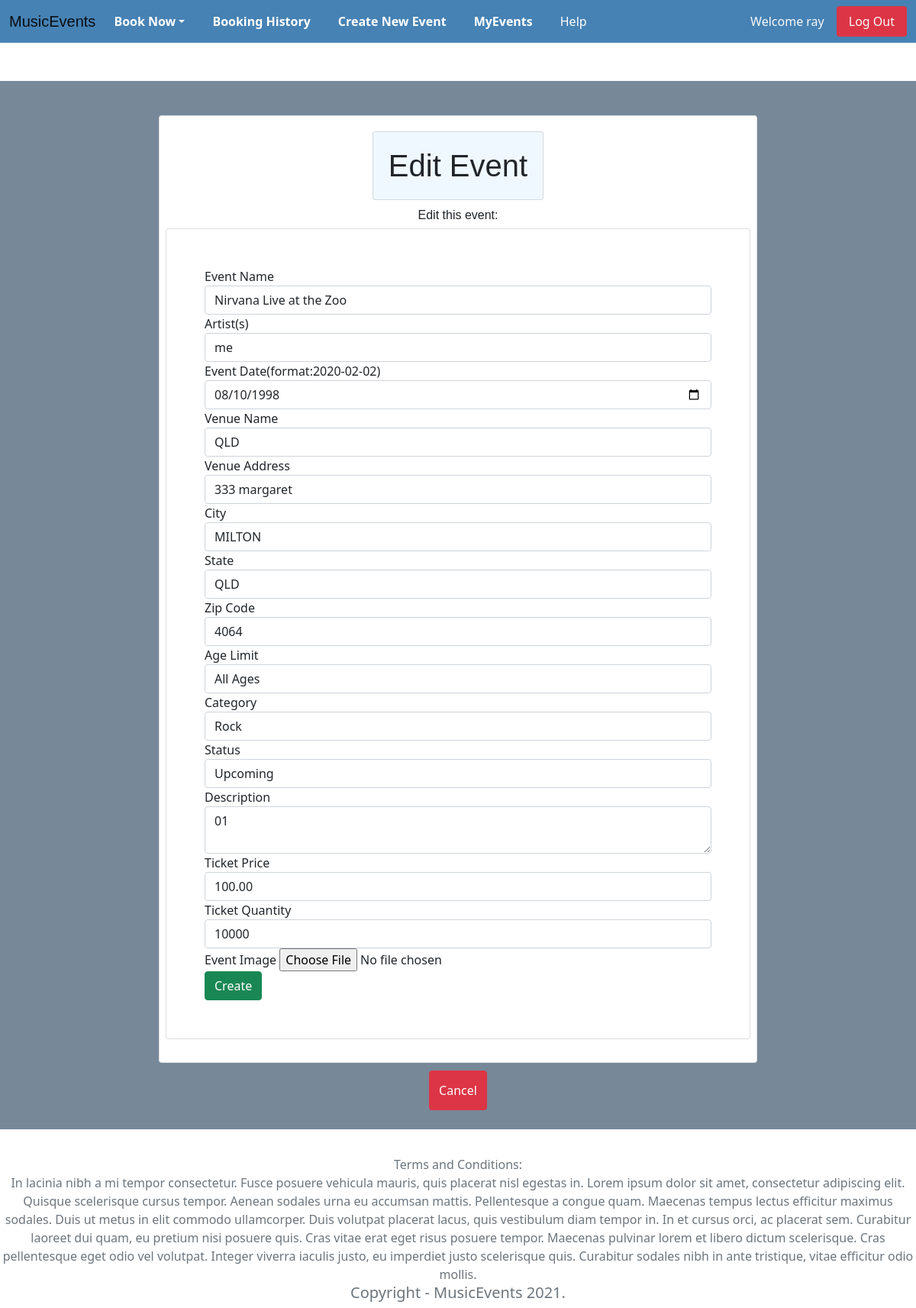
The page /events/edit_event/16 (signed in) on the database as committed earlier.
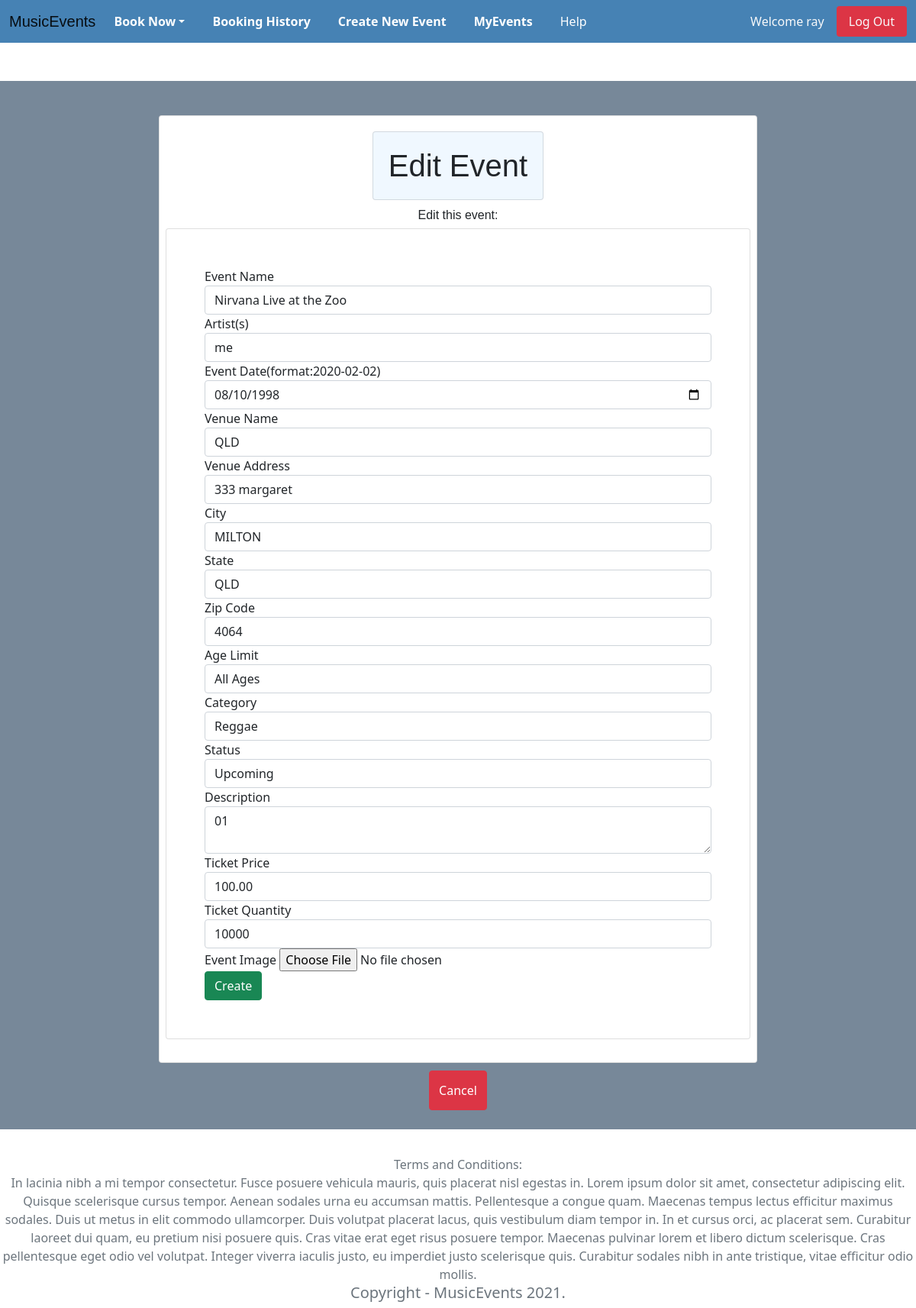
The same page on the database as committed later.
### website/models.py (models this page shows, shortened)
class Event(db.Model):
    __tablename__ = 'events'
    id = db.Column(db.Integer, primary_key=True)
    name = db.Column(db.String(80))
    artist = db.Column(db.String(80))
    date = db.Column(db.DateTime(20))
    venue = db.Column(db.String(80))
    venue_address = db.Column(db.String(255))
    city = db.Column(db.String(60))
    state = db.Column(db.String(10))
    zipcode = db.Column(db.Integer)
    category = db.Column(db.String(20))
    ages = db.Column(db.String(20))
    description = db.Column(db.String(200))
    price = (db.Column(db.Numeric(5,2)))
    quota = db.Column(db.Integer, default = 1)
    image = db.Column(db.String(400))
    owner = db.Column(db.Integer, db.ForeignKey('users.id'))
    comments = db.relationship('Comment', backref='events')
    booking = db.relationship('Booking', backref='events')
    status = db.relationship('Event_Status', backref='events')

### website/events.py (the view, shortened to what this page needs)
@bp.route('/edit_event/<id>', methods = ['GET', 'POST'])
@login_required
def edit_event(id):
    event_to_edit = Event.query.get(id)
    if request.method == 'GET':
        pass
        form = EventForm()
        form.name.data = event_to_edit.name
        form.artist.data = event_to_edit.artist
        form.date.data = event_to_edit.date
        form.venue.data = event_to_edit.venue
        form.venue_address.data = event_to_edit.venue_address
        form.city.data = event_to_edit.city
        form.state.data = event_to_edit.state
        form.zipcode.data = event_to_edit.zipcode
        form.ages.data = event_to_edit.ages
        form.category.data = event_to_edit.category
        form.event_status.data = event_to_edit.status[0]
        form.description.data = event_to_edit.description
        form.price.data = event_to_edit.price
        form.ticket_num.data = event_to_edit.quota
        return render_template('events/edit.html', form=form, event_to_edit=event_to_edit)

### website/__init__.py (called while the page is built)
def create_app():
   app=Flask(__name__)  # this is the name of the module/package that is calling this app
   app.debug=True
   app.secret_key='utroutoru'
   UPLOAD_FOLDER = '/static/image'
   app.config['UPLOAD_FOLDER'] = UPLOAD_FOLDER
   app.config['SQLALCHEMY_DATABASE_URI']='sqlite:///sitedata.sqlite'
   db.init_app(app)
   bootstrap = Bootstrap(app)
   login_manager = LoginManager()
   login_manager.login_view='auth.login'
   login_manager.init_app(app)
   from .models import User  # importing here to avoid circular references
   @login_manager.user_loader
   def load_user(user_id):
      return User.query.get(int(user_id))
   from . import views
   app.register_blueprint(views.mainbp)
   from . import events
   app.register_blueprint(events.bp)
   from . import auth
   app.register_blueprint(auth.bp)
   return app

### website/templates/events/edit.html (shortened to what this page needs)
{% extends 'base.html' %}
{% import "bootstrap/wtf.html" as wtf %}
{% block content %}
  <div class="container-fluid backgroundCustom margin card2">
    <div class="container-fluid margin2 pad ">
    </div>
    <div class="container-fluid">
      <div class="row">
        <div class="card col-lg-8 col-md-6 col-xs-2">
          <h1 class = "text-center changeFont card backgroundCustom2">Edit Event</h1>
          <h6 class = "text-center changeFont">Edit this event:</h6>
          <div class="row ">
            <div class="card form1 pad margin4">
                {{ wtf.quick_form(form, button_map={'submit':'success'}) }}
            </div>
          </div>
        </div>
      </div>
    </div>
  <div class = "col text-center">
    <a href="{{ url_for('events.my_events') }}" class="btn btn-danger text-center pad2">Cancel</a>
  </div>
  </div>
{% endblock %}

Rows that differ between the two databases and show on the page:
changed Event "Nirvana Live at the Zoo": category "Rock" → "Reggae"
